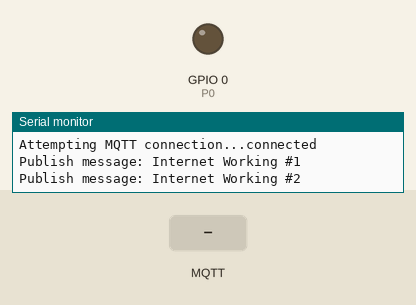
A sketch run on a simulated ESP8266 (NodeMCU). Shown: output pins drawn as LEDs (lit = HIGH), the last lines printed to the serial monitor. Inputs (shaded band) come from the test bench. WiFi joins after 1.5 s; servers stay silent unless stated; random numbers use the default seed unless the sketch sets one; no MQTT or app messages arrive unless stated.

Above: at 2.7 s.
2.8 s: MQTT message "0" arrives on the first subscribed topic
At 3.5 s:
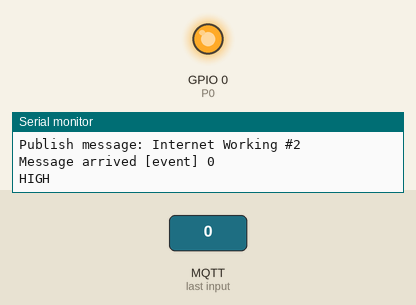
4.3 s: MQTT message "1" arrives on the first subscribed topic
At 4.7 s:
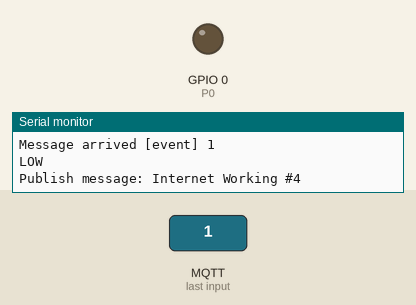
Timing chart, 0 to 7.3 s (numbered marks = the images above; inputs shaded):
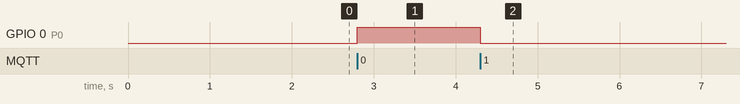

The sketch:

ESP8266_Relay_v01.ino
```cpp
#include <ESP8266WiFi.h>
#include <PubSubClient.h>
// There are 2 Ports like P0(0), P2(2) in ESP8266-01.
#define P0 0
#define P2 2

// Update these with values suitable for your network.
const char* ssid = "Your ID";
const char* password = "Your Password";
const char* mqtt_server = "Your IP address";  // You can chose any mqtt sever web.
// another MQTT Servers:
// "broker.mqtt-dashboard.com"
// "broker.hivemq.com"

WiFiClient espClient;
PubSubClient client(espClient);
long lastMsg = 0;
char msg[50];
int value = 0;

void setup() {
  Serial.begin(115200);
  pinMode(P0, OUTPUT);     // Initialize the BUILTIN_LED pin as an output
  setup_wifi();
  client.setServer(mqtt_server, 1883);
  client.setCallback(callback);
}

void setup_wifi() {
  delay(10);
  // We start by connecting to a WiFi network
  Serial.println();
  Serial.print("Connecting to ");
  Serial.println(ssid);

  WiFi.begin(ssid, password);

  while (WiFi.status() != WL_CONNECTED) {
    delay(500);
    Serial.print(".");
  }
  Serial.println("");
  Serial.println("WiFi connected");
  Serial.println("IP address: ");
  Serial.println(WiFi.localIP());
}

void callback(char* topic, byte* payload, unsigned int length) {
  Serial.print("Message arrived [");
  Serial.print(topic);
  Serial.print("] ");
  for (int i = 0; i < length; i++) {
    Serial.print((char)payload[i]);
  }
  Serial.println();

  // Switch on the LED if an 1 was received as first character
  if ((char)payload[0] == '1') {
     Serial.println("LOW");
     digitalWrite(P0, LOW);   // Turn the LED on (Note that LOW is the voltage level
    // but actually the LED is on; this is because
    // it is acive low on the ESP-01
  }
  if ((char)payload[0] == '0') {
     Serial.println("HIGH");
     digitalWrite(P0, HIGH);  // Turn the LED off by making the voltage HIGH
  }
}

void reconnect() {
  // Loop until we're reconnected
  while (!client.connected()) {
    Serial.print("Attempting MQTT connection...");
    // Attempt to connect
    String clientId = "ESP8266Client-";
    clientId += String(random(0xffff), HEX);
    // Attempt to connect
    if (client.connect(clientId.c_str())) {
      Serial.println("connected");
      // Once connected, publish an announcement...
      client.publish("event", "Internet Condition");
      // ... and resubscribe
      client.subscribe("event");
    } else {
      Serial.print("failed, rc=");
      Serial.print(client.state());
      Serial.println(" try again in 5 seconds");
      // Wait 5 seconds before retrying
      delay(5000);
    }
  }
}

void loop() {
  if (!client.connected()) {
    reconnect();
  }
  client.loop();

  long now = millis();
  if (now - lastMsg > 1000) {
    lastMsg = now;
    ++value;
    snprintf (msg, 75, "Internet Working #%ld", value);
    Serial.print("Publish message: ");
    Serial.println(msg);
    client.publish("event", msg);
  }
}
```

Measured:
- after the input at 2.8 s, GPIO 0 (P0): LOW → HIGH at once
- after the input at 4.3 s, GPIO 0 (P0): HIGH → LOW at once
